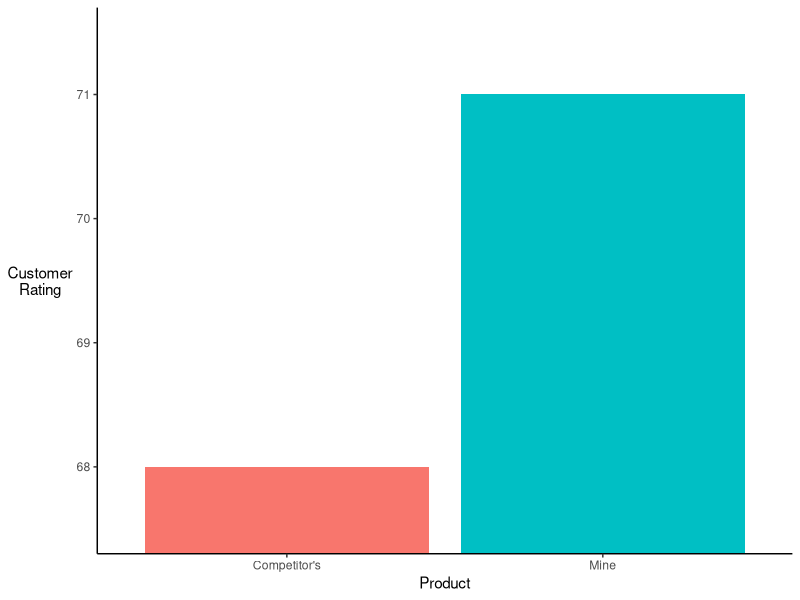
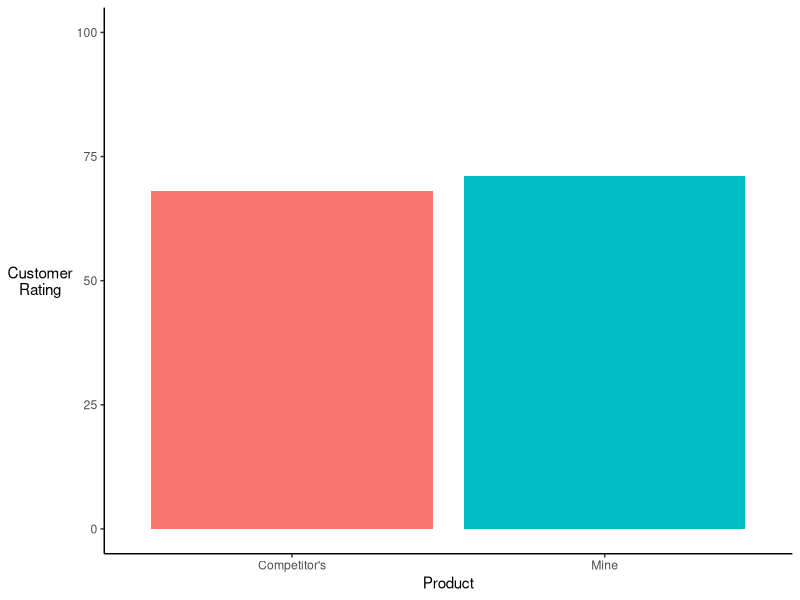
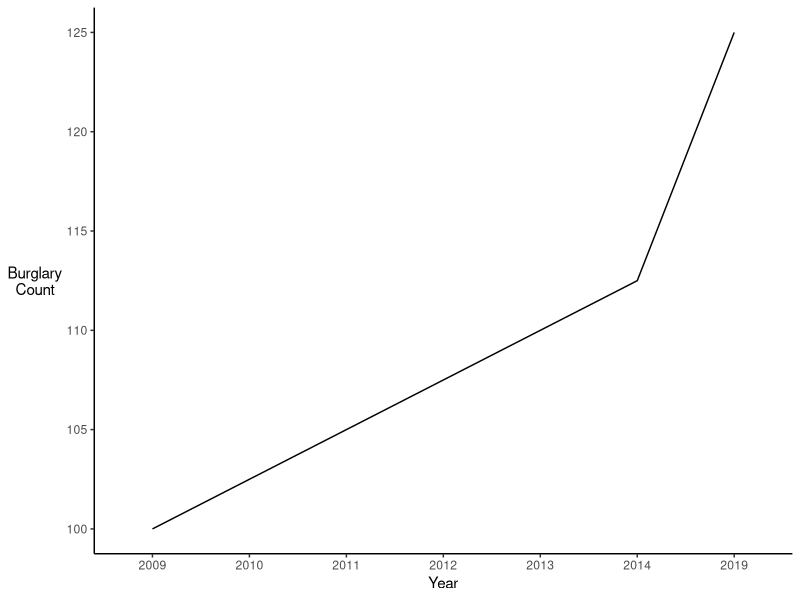
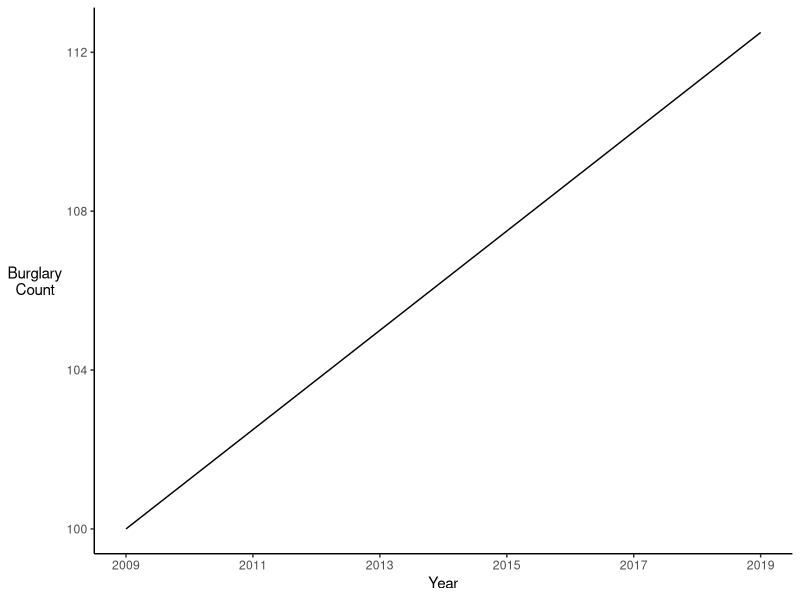
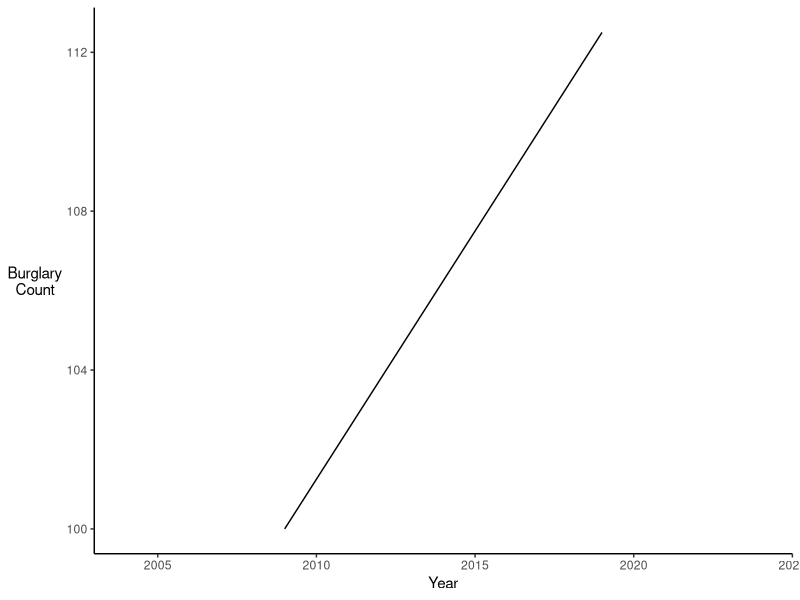
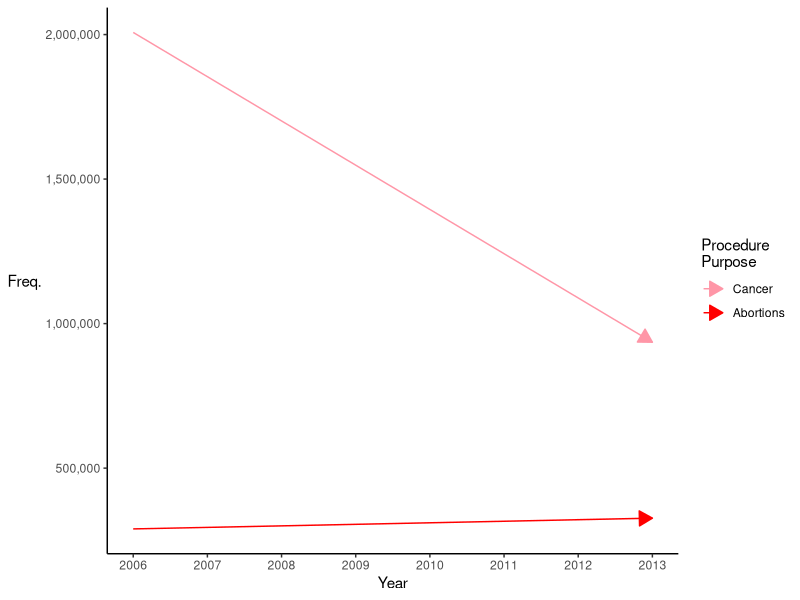

Generate these figures, in order, with R:
## ---- chunk 1
knitr::opts_chunk$set(echo = TRUE, fig.align = "center")

# Packages
library(tidyverse)
library(reshape2)

# Data
product_ratings <- tibble(Product = c("Mine", "Competitor's"),
                          mean_rating = c(71, 68))
## ---- chunk 2
# Too high to count that high
2^34
## ---- chunk 3
# Bar chart with truncated y-axis
ggplot(product_ratings, aes(x = Product, y = mean_rating, fill = Product)) +
  geom_col() +
  scale_fill_discrete(guide = "none") +
  scale_y_continuous("Customer\nRating") +
  coord_cartesian(ylim = c(67.5, 71.5)) +
  theme_classic() +
  theme(axis.title.y = element_text(angle = 0, vjust = 0.5))
## ---- chunk 4
# Bar chart with truncated y-axis
ggplot(product_ratings, aes(x = Product, y = mean_rating, fill = Product)) +
  geom_col() +
  scale_fill_discrete(guide = "none") +
  scale_y_continuous("Customer\nRating", limits = c(0, 100)) +
  theme_classic() +
  theme(axis.title.y = element_text(angle = 0, vjust = 0.5))
## ---- chunk 5
tibble(Year = c("2009", "2010", "2011", "2012", "2013", "2014", "2019"),
       burglary_count = c(100, 102.5, 105, 107.5, 110, 112.5, 125)) %>%
  ggplot(aes(x = Year, y = burglary_count)) +
  geom_line(group = 1) +
  scale_y_continuous("Burglary\nCount") +
  theme_classic() +
  theme(axis.title.y = element_text(angle = 0, vjust = 0.5))
## ---- chunk 6
tibble(Year = c(2009:2019), burglary_count = c(seq(100, 112.5, 1.25))) %>%
  ggplot(aes(x = Year, y = burglary_count)) +
  geom_line(group = 1) +
  scale_y_continuous("Burglary\nCount") +
  scale_x_continuous(breaks = c(2009, 2011, 2013, 2015, 2017, 2019)) +
  theme_classic() +
  theme(axis.title.y = element_text(angle = 0, vjust = 0.5))
## ---- chunk 7
tibble(Year = c(2009:2019), burglary_count = c(seq(100, 112.5, 1.25))) %>%
  ggplot(aes(x = Year, y = burglary_count)) +
  geom_line(group = 1) +
  scale_y_continuous("Burglary\nCount") +
  coord_cartesian(xlim = c(2004, 2024)) +
  theme_classic() +
  theme(axis.title.y = element_text(angle = 0, vjust = 0.5))
## ---- chunk 8
tibble(Year = c(2006, 2013), 
       Cancer = c(2007371, 935573), 
       Abortions = c(289750, 327000)) %>%
  melt(id.vars = "Year") %>%
  ggplot(aes(x = Year, y = value, col = variable)) +
  geom_line(arrow = arrow(length = unit(0.15, "inches"), type = "closed")) +
  scale_y_continuous("Freq.", labels = scales::comma) +
  scale_x_continuous(breaks = c(2006:2013)) +
  scale_color_manual("Procedure\nPurpose",
                     values = c("Cancer" = "#FF96A7", "Abortions" = "red")) +
  theme_classic() +
  theme(axis.title.y = element_text(angle = 0, vjust = 0.5))
